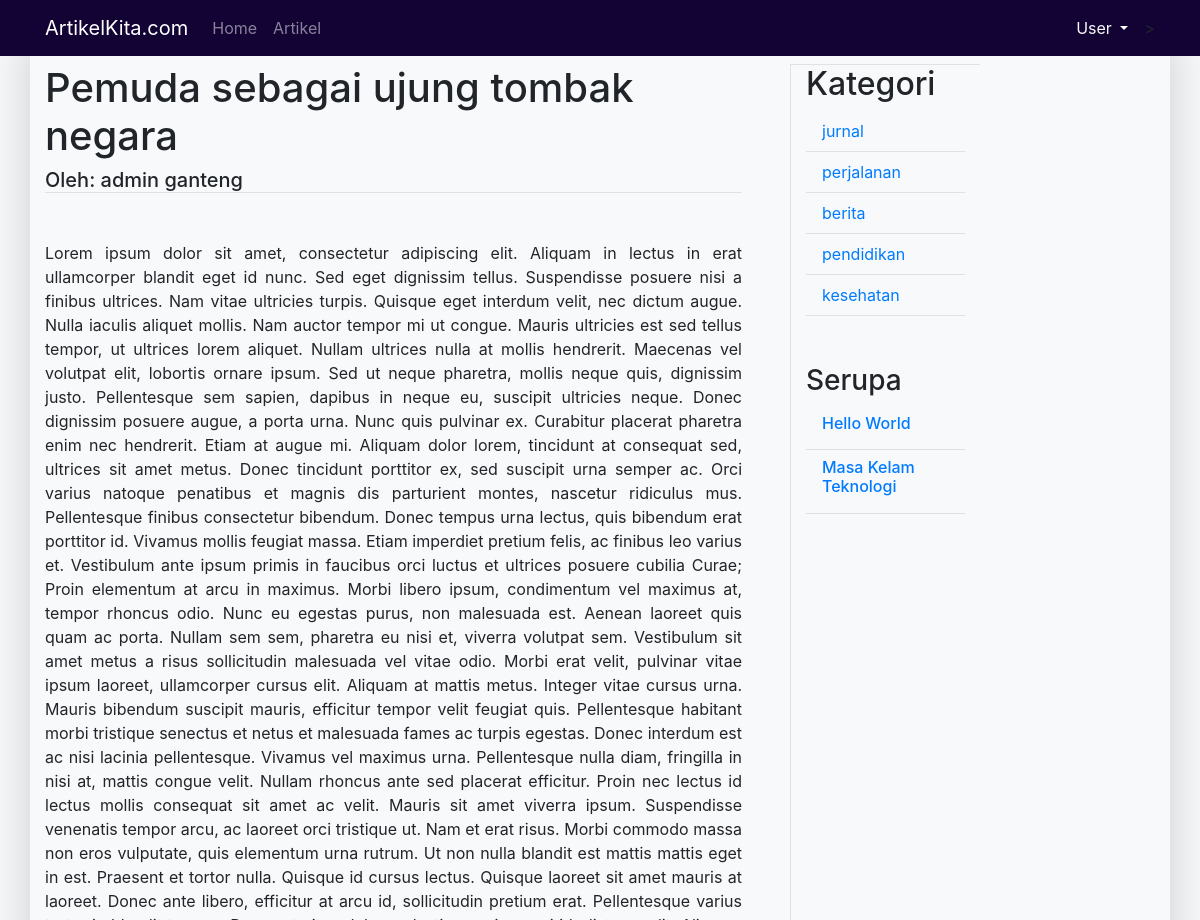
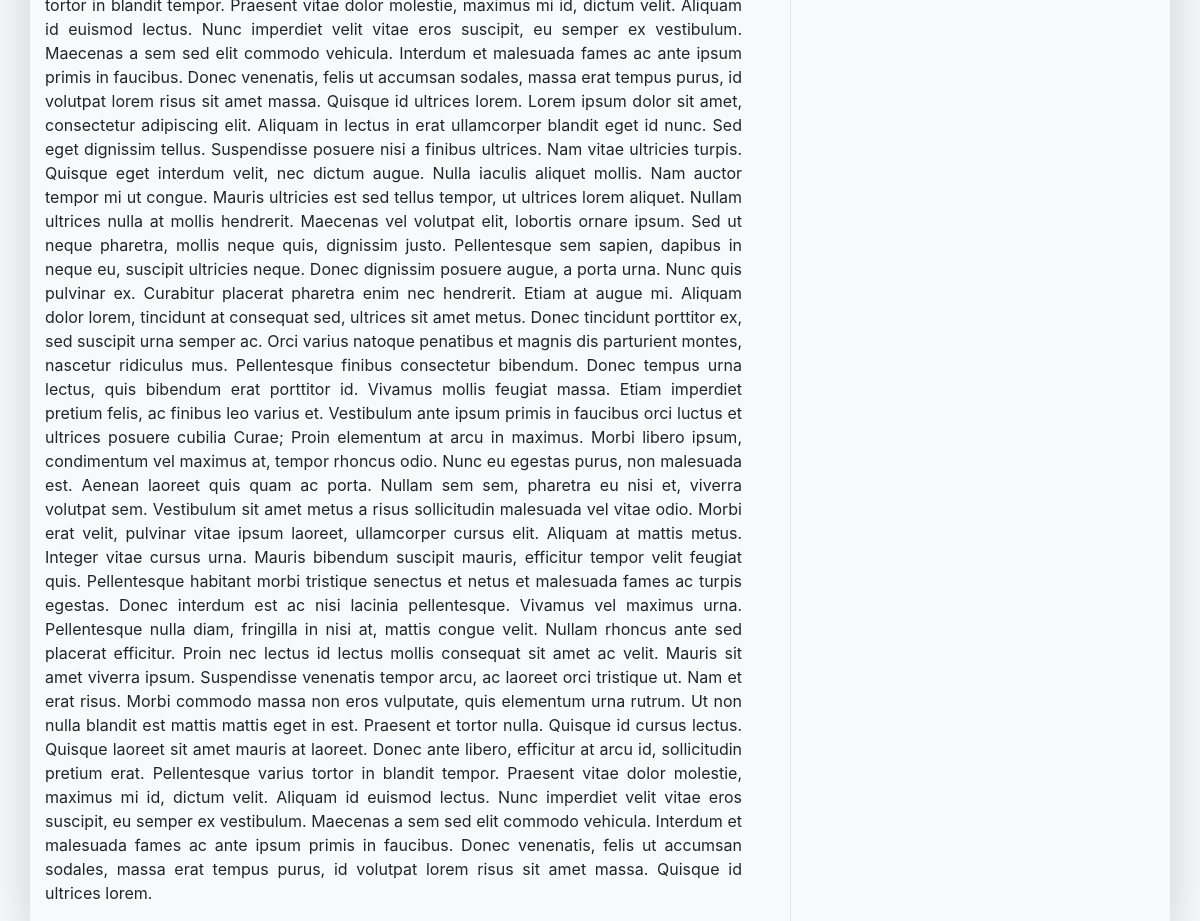
The app's page /artikel/detail/pemuda-sebagai-ujung-tombak-negara with its own data (2 pictures, top to bottom).
### artikel/models.py (models this page shows, shortened)
class ArtikelModel(models.Model):
    judul = models.CharField(max_length=100)
    kategori = models.CharField(max_length=100)
    body = models.TextField()
    penulis = models.CharField(max_length=100)
    published = models.DateField(auto_now_add=True)
    updated = models.DateField(auto_now=True)
    slug = models.CharField(max_length=255, blank=True, editable=False)

### artikel/views.py (the view)
# urls.py: path('detail/<str:slug>', ArtikelDetail.as_view(), name='artikeldetail'),
class ArtikelDetail(DetailView):
    template_name = 'artikel/artikel_detail.html'
    model = ArtikelModel
    def get_context_data(self, *args, **kwargs):
        kategori_list = self.model.objects.values_list('kategori', flat=True).distinct()
        artikel_serupa = self.model.objects.filter(kategori= self.object.kategori).exclude(id=self.object.id)
        self.kwargs.update({
            'kategori_list':kategori_list,
            'artikel_serupa': artikel_serupa,
        })
        kwargs = self.kwargs
        return super().get_context_data(*args, **kwargs)

### artikel/templates/artikel/artikel_detail.html (shortened to what this page needs)
{% extends 'base.html' %}
{% block contents %}
    <div class="row">
        <div class="col-md-8 pr-5">
            <h1>{{object.judul}}</h1>
            <h5 class="border-bottom mb-5">Oleh: {{object.penulis}}</h5>
            <p class="text-justify">{{object.body}}</p>
        </div>
        <div class="col-sm-2 border-left border-top">
            <h2>Kategori</h2>
            <ul class="nav flex-column">
                {% for kategori in kategori_list %}
                <li class="nav-item border-bottom">
                    <a class="nav-link active" href="{% url 'artikel:artikelkategori' kategori %}">{{kategori}}</a>
                </li>
                {% endfor %}
            </ul>
            <h3 class="mt-5">Serupa</h3>
            <ul class="nav flex-column">
                {% for artikel in artikel_serupa %}
                    {% if forloop.counter <= 3 %}
                    <li class="nav-item border-bottom">
                        <a class="nav-link active" href="{% url 'artikel:artikeldetail' artikel.slug %}">
                            <h6>{{artikel.judul}}</h6>
                        </a>
                    </li>
                    {% else %}
                    <li class="nav-item border-bottom">
                        <a class="nav-link active" href="{% url 'artikel:artikelkategori' artikel.kategori 1 %}">Selengkapnya</a>
                    </li>
                    {% endif %}
                {% endfor %}
            </ul>
        </div>
    </div>
{% endblock contents %}

### records on screen
ArtikelModel: judul "Pemuda sebagai ujung tombak negara", penulis "admin ganteng", body "Lorem ipsum dolor sit amet, consectetur adipiscing elit. Aliquam in lectus in erat ullamcorper blandit eget id nunc. Sed eget dignissim tellus. Suspendisse posuere nisi a finibus ultrices. Nam vitae ultricies turpis. Quisque eget interdum velit, nec dictum augue. Nulla iaculis aliquet mollis. Nam auctor tempor mi ut congue. Mauris ultricies est sed tellus tempor, ut ultrices lorem aliquet. Nullam ultrices nulla at mollis hendrerit. Maecenas vel volutpat elit, lobortis ornare ipsum. Sed ut neque pharetra, mollis neque quis, dignissim justo. Pellentesque sem sapien, dapibus in neque eu, suscipit ultricies neque. Donec dignissim posuere augue, a porta urna. Nunc quis pulvinar ex. Curabitur…"
ArtikelModel: judul "Hello World"
ArtikelModel: judul "Masa Kelam Teknologi"

### other values on screen
{{ kategori }} "jurnal" "perjalanan" "berita" "pendidikan" "kesehatan"
